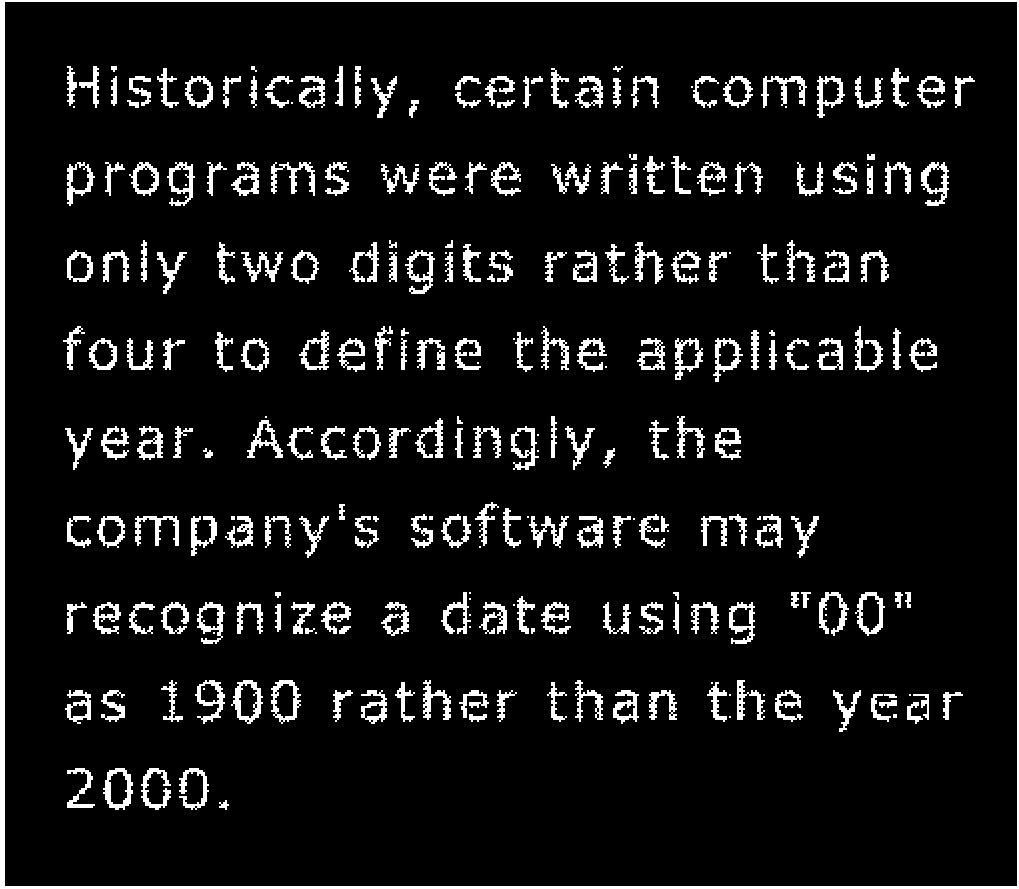
#> input picture CV_Course/CV_peng/HW2/Code_HW2_104306093/text-broken.tif, 1019 x 889 px
$ python main.py --question 1
#> lines starting #> are read from the running program, lines starting #| are printed output that depends on the picture; after the words box and inside, x2 and y2 are one past the last pixel; in counts of white or black regions, pixels touching at a corner belong together
import histogram_equalization_grayscale as gray
from argparse import ArgumentParser
import json, os
import cv2 as cv
import numpy as np

if __name__ == "__main__" :
    parser = ArgumentParser('Answer To The Homework 3 :  \n1) Binary Morphological Operations.\n2) Histogram Equalization\n3)About Some Contrast Enhancement Techniques')
    parser.add_argument('--question', required = True, type=int , choices = [1,2,3], dest="question", help="Input your question's number.")
    args = parser.parse_args()
    question = args.question

    if question == 1 :

        # create folder if not exsist
        if not os.path.exists("text-broken") :
            os.makedirs("text-broken")

        # read image in gray scale
        img = cv.imread("text-broken.tif",cv.IMREAD_GRAYSCALE)
#> img: shape (889, 1019); 8.3% white; 266 white regions (38 under 20 px), largest, box (x1, y1, x2, y2) and area: (0, 0, 1019, 889) 11283, (231, 680, 263, 724) 536, (921, 162, 949, 206) 524

        # using basic kernel
        kernel_3 = np.ones((3,3),np.uint8)
        kernel_5 = np.ones((5,5),np.uint8)
        kernel_7 = np.ones((7,7),np.uint8)

        # do morphologyEx operation of "CLOSE" - closing and "GRADIENT" - finding boundary
        # using kernel for 5*5 for closing is better, and boundary for 3*3 is quite good
        closing_img = cv.morphologyEx(img, cv.MORPH_CLOSE, kernel_5)
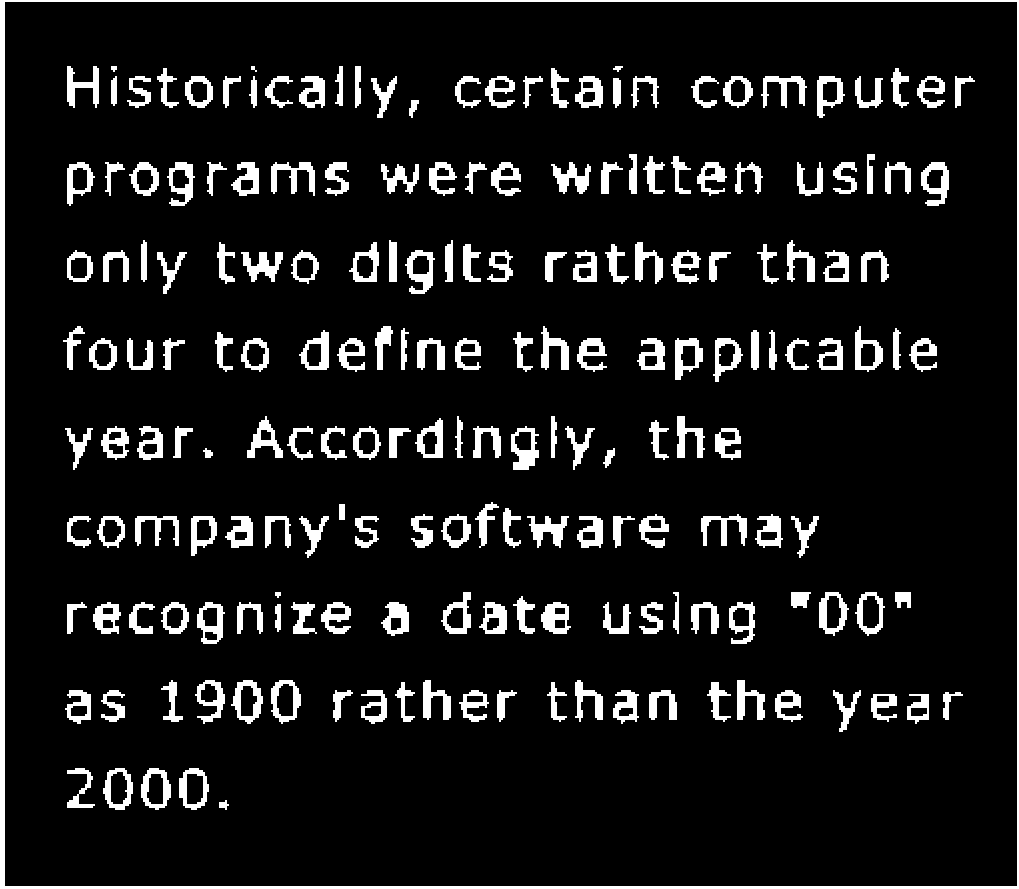
#> closing_img: shape (889, 1019); 9.8% white; 196 white regions, largest, box (x1, y1, x2, y2) and area: (0, 0, 1019, 889) 11283, (271, 162, 315, 196) 664, (921, 162, 949, 206) 660
        boundary_img = cv.morphologyEx(closing_img, cv.MORPH_GRADIENT, kernel_3)
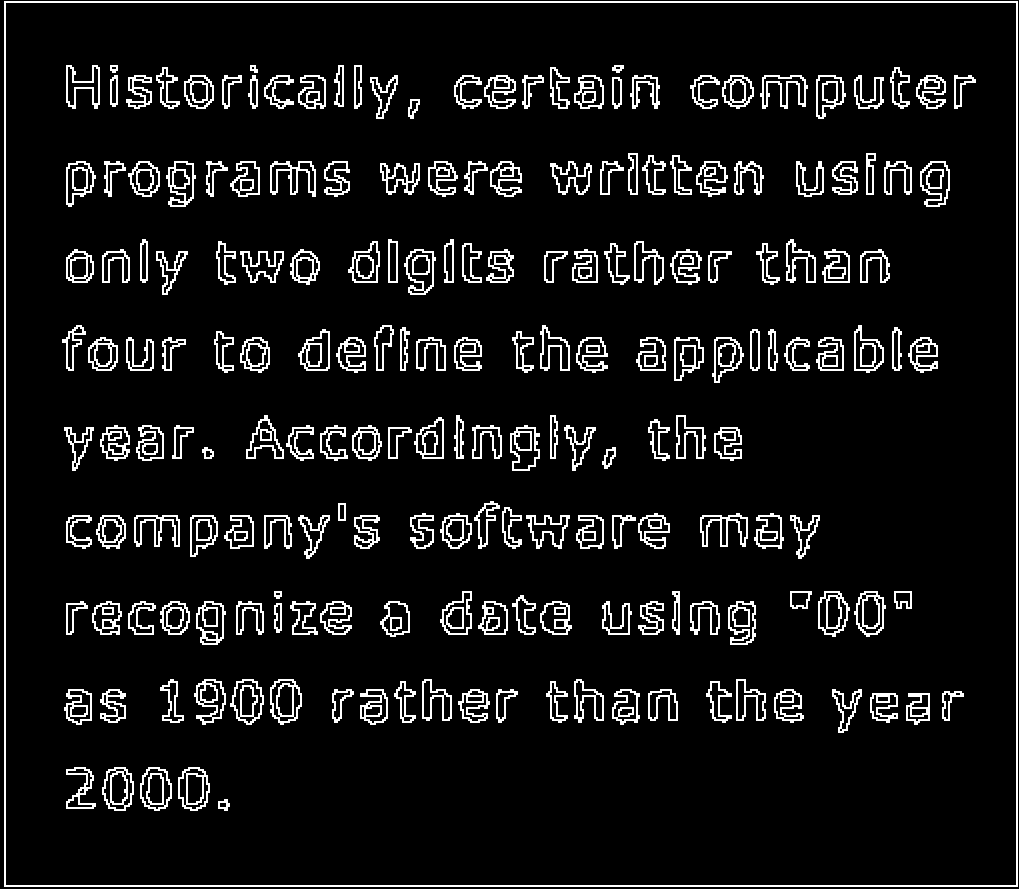
#> boundary_img: shape (889, 1019); 8.1% white in thin lines or dots

        # show image and save
        combine_two = np.hstack((closing_img,boundary_img))
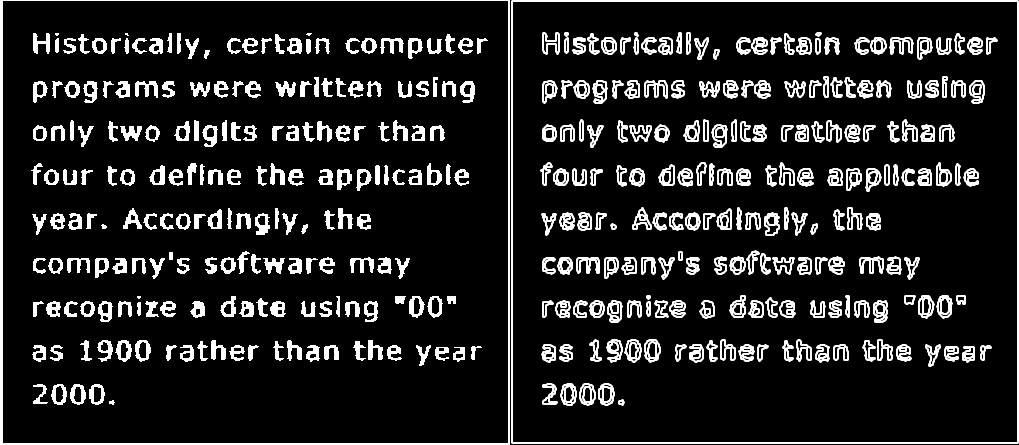
#> combine_two: shape (889, 2038) (shown at 1/2 size); 9% white; 397 white regions, largest, box (x1, y1, x2, y2) and area: (0, 0, 1019, 889) 11283, (1023, 1, 2037, 887) 7584, (271, 162, 315, 196) 664
        cv.imshow("text-broken ( original / closing / boundary",combine_two)
        cv.imwrite("text-broken/closing_and_boundary.jpg",combine_two)

        # wait key and wait push "ESC" key
        if cv.waitKey(0) & 0xFF == ord('q'):
#> (key q is pressed here)
            cv.destroyAllWindows()

    elif question == 2 :
        img_name = "aerialview-washedout.tif"
        out_dir = "aerialview-washedout"

        # create folder if not exsist
        if not os.path.exists(out_dir) :
            os.makedirs(out_dir)

        gray.process_histogram_mine(img_name,out_dir)
    elif question == 3 :
        img_name = "einstein-low-contrast.tif"
        out_dir = "einstein-low-contrast"

        # create folder if not exsist
        if not os.path.exists(out_dir) :
            os.makedirs(out_dir)

        # get image
        img = cv.imread(img_name,cv.IMREAD_GRAYSCALE)
        height, width = img.shape[0] , img.shape[1]

        # first way is Histogram Equalization
        # using opecv tool to equalizeHist
        opencv_equ = cv.equalizeHist(img)

        # Second Way is CLAHE which mentioned in class
        # create a CLAHE object (Arguments are optional)
        clahe = cv.createCLAHE(clipLimit=3.0, tileGridSize=(8,8))
        clahe_transform = clahe.apply(img)

        # Third Way is Gamma Correlation which also mentioned in class
        # set up a match table for correlation
        gamma_value = 0.7
        invGamma = 1.0 / gamma_value
        table = np.zeros(256, np.uint8)
        for i in range(0, 256) :
            table[i] = np.array(((i/255.0)**invGamma)*255)

        # apply gamma correction using the lookup table
        final_gamma =  cv.LUT(img, table)

        # show image and save
        combine_four = np.hstack((img,opencv_equ,final_gamma,clahe_transform))
        cv.imshow("Compare Three Ways ( HE / Gamma Correlation / CLAHE )",combine_four)
        cv.imwrite("einstein-low-contrast/Comapre-Four-Ways.jpg",combine_four)

        # wait key and wait push "ESC" key
        if cv.waitKey(0) & 0xFF == ord('q'):
            cv.destroyAllWindows()
    else :
        parser.error("Choice is Wrong ( only 1 to 3 ) !!")
